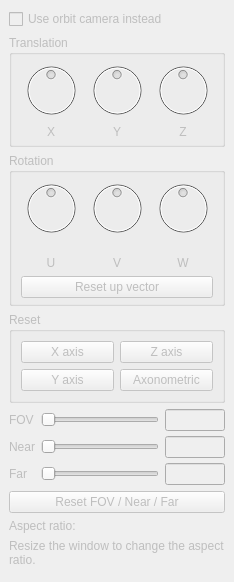
  <widget class="QDockWidget" name="camtransDock">
   <property name="enabled">
    <bool>false</bool>
   </property>
   <property name="windowTitle">
    <string>&amp;Camtrans</string>
   </property>
   <attribute name="dockWidgetArea">
    <number>1</number>
   </attribute>
   <widget class="QWidget" name="camtransDockContents">
    <layout class="QVBoxLayout" name="verticalLayout_10">
     <item>
      <widget class="QCheckBox" name="cameraOrbitCheckbox">
       <property name="text">
        <string>Use orbit camera instead</string>
       </property>
      </widget>
     </item>
     <item>
      <widget class="QGroupBox" name="cameraPosition">
       <property name="title">
        <string>Translation</string>
       </property>
       <layout class="QGridLayout" name="gridLayout">
        <property name="topMargin">
         <number>5</number>
        </property>
        <property name="bottomMargin">
         <number>5</number>
        </property>
        <property name="verticalSpacing">
         <number>5</number>
        </property>
        <item row="1" column="0">
         <widget class="QLabel" name="cameraPositionLabelX">
          <property name="text">
           <string>X</string>
          </property>
          <property name="alignment">
           <set>Qt::AlignCenter</set>
          </property>
         </widget>
        </item>
        <item row="1" column="1">
         <widget class="QLabel" name="cameraPositionLabelY">
          <property name="text">
           <string>Y</string>
          </property>
          <property name="alignment">
           <set>Qt::AlignCenter</set>
          </property>
         </widget>
        </item>
        <item row="1" column="2">
         <widget class="QLabel" name="cameraPositionLabelZ">
          <property name="text">
           <string>Z</string>
          </property>
          <property name="alignment">
           <set>Qt::AlignCenter</set>
          </property>
         </widget>
        </item>
        <item row="0" column="0">
         <widget class="QDial" name="transX">
          <property name="minimumSize">
           <size>
            <width>60</width>
            <height>60</height>
           </size>
          </property>
          <property name="maximumSize">
           <size>
            <width>60</width>
            <height>60</height>
           </size>
          </property>
          <property name="minimum">
           <number>-360</number>
          </property>
          <property name="maximum">
           <number>360</number>
          </property>
          <property name="singleStep">
           <number>10</number>
          </property>
          <property name="pageStep">
           <number>30</number>
          </property>
          <property name="orientation">
           <enum>Qt::Horizontal</enum>
          </property>
          <property name="invertedControls">
           <bool>true</bool>
          </property>
          <property name="wrapping">
           <bool>true</bool>
          </property>
         </widget>
        </item>
        <item row="0" column="1">
         <widget class="QDial" name="transY">
          <property name="minimumSize">
           <size>
            <width>60</width>
            <height>60</height>
           </size>
          </property>
          <property name="maximumSize">
           <size>
            <width>60</width>
            <height>60</height>
           </size>
          </property>
          <property name="minimum">
           <number>-360</number>
          </property>
          <property name="maximum">
           <number>360</number>
          </property>
          <property name="singleStep">
           <number>10</number>
          </property>
          <property name="pageStep">
           <number>30</number>
          </property>
          <property name="orientation">
           <enum>Qt::Horizontal</enum>
          </property>
          <property name="invertedControls">
           <bool>true</bool>
          </property>
          <property name="wrapping">
           <bool>true</bool>
          </property>
         </widget>
        </item>
        <item row="0" column="2">
         <widget class="QDial" name="transZ">
          <property name="minimumSize">
           <size>
            <width>60</width>
            <height>60</height>
           </size>
          </property>
          <property name="maximumSize">
           <size>
            <width>60</width>
            <height>60</height>
           </size>
          </property>
          <property name="minimum">
           <number>-360</number>
          </property>
          <property name="maximum">
           <number>360</number>
          </property>
          <property name="singleStep">
           <number>10</number>
          </property>
          <property name="pageStep">
           <number>30</number>
          </property>
          <property name="orientation">
           <enum>Qt::Horizontal</enum>
          </property>
          <property name="invertedControls">
           <bool>true</bool>
          </property>
          <property name="wrapping">
           <bool>true</bool>
          </property>
         </widget>
        </item>
       </layout>
      </widget>
     </item>
     <item>
      <widget class="QGroupBox" name="cameraRotation">
       <property name="enabled">
        <bool>false</bool>
       </property>
       <property name="title">
        <string>Rotation</string>
       </property>
       <layout class="QVBoxLayout" name="verticalLayout_13">
        <property name="topMargin">
         <number>5</number>
        </property>
        <property name="bottomMargin">
         <number>5</number>
        </property>
        <item>
         <widget class="QWidget" name="cameraRotation_2" native="true">
          <layout class="QGridLayout" name="gridLayout_15">
           <property name="leftMargin">
            <number>0</number>
           </property>
           <property name="topMargin">
            <number>0</number>
           </property>
           <property name="rightMargin">
            <number>0</number>
           </property>
           <property name="bottomMargin">
            <number>0</number>
           </property>
           <property name="verticalSpacing">
            <number>18</number>
           </property>
           <item row="0" column="0">
            <widget class="QDial" name="rotU">
             <property name="minimumSize">
              <size>
               <width>60</width>
               <height>60</height>
              </size>
             </property>
             <property name="maximumSize">
              <size>
               <width>60</width>
               <height>60</height>
              </size>
             </property>
             <property name="minimum">
              <number>-360</number>
             </property>
             <property name="maximum">
              <number>360</number>
             </property>
             <property name="singleStep">
              <number>10</number>
             </property>
             <property name="pageStep">
              <number>30</number>
             </property>
             <property name="orientation">
              <enum>Qt::Horizontal</enum>
             </property>
             <property name="invertedControls">
              <bool>true</bool>
             </property>
             <property name="wrapping">
              <bool>true</bool>
             </property>
            </widget>
           </item>
           <item row="0" column="1">
            <widget class="QDial" name="rotV">
             <property name="minimumSize">
              <size>
               <width>60</width>
               <height>60</height>
              </size>
             </property>
             <property name="maximumSize">
              <size>
               <width>60</width>
               <height>60</height>
              </size>
             </property>
             <property name="minimum">
              <number>-360</number>
             </property>
             <property name="maximum">
              <number>360</number>
             </property>
             <property name="singleStep">
              <number>10</number>
             </property>
             <property name="pageStep">
              <number>30</number>
             </property>
             <property name="orientation">
              <enum>Qt::Horizontal</enum>
             </property>
             <property name="invertedControls">
              <bool>true</bool>
             </property>
             <property name="wrapping">
              <bool>true</bool>
             </property>
            </widget>
           </item>
           <item row="0" column="2">
            <widget class="QDial" name="rotW">
             <property name="minimumSize">
              <size>
               <width>60</width>
               <height>60</height>
              </size>
             </property>
             <property name="maximumSize">
              <size>
               <width>60</width>
               <height>60</height>
              </size>
             </property>
             <property name="minimum">
              <number>-360</number>
             </property>
             <property name="maximum">
              <number>360</number>
             </property>
             <property name="singleStep">
              <number>10</number>
             </property>
             <property name="pageStep">
              <number>30</number>
             </property>
             <property name="orientation">
              <enum>Qt::Horizontal</enum>
             </property>
             <property name="invertedControls">
              <bool>true</bool>
             </property>
             <property name="wrapping">
              <bool>true</bool>
             </property>
            </widget>
           </item>
           <item row="1" column="0">
            <widget class="QLabel" name="cameraRotationLabelYaw">
             <property name="text">
              <string>U</string>
             </property>
             <property name="alignment">
              <set>Qt::AlignCenter</set>
             </property>
            </widget>
           </item>
           <item row="1" column="1">
            <widget class="QLabel" name="cameraRotationLabelPitch">
             <property name="text">
              <string>V</string>
             </property>
             <property name="alignment">
              <set>Qt::AlignCenter</set>
             </property>
            </widget>
           </item>
           <item row="1" column="2">
            <widget class="QLabel" name="cameraRotationLabelRoll">
             <property name="text">
              <string>W</string>
             </property>
             <property name="alignment">
              <set>Qt::AlignCenter</set>
             </property>
            </widget>
           </item>
          </layout>
         </widget>
        </item>
        <item>
         <widget class="QPushButton" name="resetUpVector">
          <property name="text">
           <string>Reset up vector</string>
          </property>
         </widget>
        </item>
       </layout>
      </widget>
     </item>
     <item>
      <widget class="QGroupBox" name="cameraResetAxis">
       <property name="minimumSize">
        <size>
         <width>0</width>
         <height>0</height>
        </size>
       </property>
       <property name="title">
        <string>Reset</string>
       </property>
       <layout class="QGridLayout" name="gridLayout_14">
        <item row="0" column="0">
         <widget class="QPushButton" name="xAxisButton">
          <property name="text">
           <string>X axis</string>
          </property>
         </widget>
        </item>
        <item row="1" column="0">
         <widget class="QPushButton" name="yAxisButton">
          <property name="text">
           <string>Y axis</string>
          </property>
         </widget>
        </item>
        <item row="0" column="1">
         <widget class="QPushButton" name="zAxisButton">
          <property name="text">
           <string>Z axis</string>
          </property>
         </widget>
        </item>
        <item row="1" column="1">
         <widget class="QPushButton" name="axonometricButton">
          <property name="text">
           <string>Axonometric</string>
          </property>
         </widget>
        </item>
       </layout>
      </widget>
     </item>
     <item>
      <widget class="QWidget" name="cameraFrustum" native="true">
       <layout class="QGridLayout" name="gridLayout_5">
        <property name="leftMargin">
         <number>0</number>
        </property>
        <property name="topMargin">
         <number>0</number>
        </property>
        <property name="rightMargin">
         <number>0</number>
        </property>
        <property name="bottomMargin">
         <number>0</number>
        </property>
        <property name="verticalSpacing">
         <number>5</number>
        </property>
        <item row="0" column="0">
         <widget class="QLabel" name="cameraFovLabel">
          <property name="text">
           <string>FOV</string>
          </property>
         </widget>
        </item>
        <item row="0" column="3">
         <widget class="QLineEdit" name="cameraFovTextbox">
          <property name="minimumSize">
           <size>
            <width>60</width>
            <height>0</height>
           </size>
          </property>
          <property name="maximumSize">
           <size>
            <width>60</width>
            <height>16777215</height>
           </size>
          </property>
         </widget>
        </item>
        <item row="0" column="1">
         <widget class="QSlider" name="cameraFovSlider">
          <property name="minimumSize">
           <size>
            <width>100</width>
            <height>0</height>
           </size>
          </property>
          <property name="orientation">
           <enum>Qt::Horizontal</enum>
          </property>
         </widget>
        </item>
        <item row="1" column="0">
         <widget class="QLabel" name="cameraNearLabel">
          <property name="text">
           <string>Near</string>
          </property>
         </widget>
        </item>
        <item row="1" column="3">
         <widget class="QLineEdit" name="cameraNearTextbox">
          <property name="minimumSize">
           <size>
            <width>60</width>
            <height>0</height>
           </size>
          </property>
          <property name="maximumSize">
           <size>
            <width>60</width>
            <height>16777215</height>
           </size>
          </property>
         </widget>
        </item>
        <item row="2" column="0">
         <widget class="QLabel" name="cameraFarLabel">
          <property name="text">
           <string>Far</string>
          </property>
         </widget>
        </item>
        <item row="2" column="3">
         <widget class="QLineEdit" name="cameraFarTextbox">
          <property name="minimumSize">
           <size>
            <width>60</width>
            <height>0</height>
           </size>
          </property>
          <property name="maximumSize">
           <size>
            <width>60</width>
            <height>16777215</height>
           </size>
          </property>
         </widget>
        </item>
        <item row="1" column="1">
         <widget class="QSlider" name="cameraNearSlider">
          <property name="minimumSize">
           <size>
            <width>100</width>
            <height>0</height>
           </size>
          </property>
          <property name="orientation">
           <enum>Qt::Horizontal</enum>
          </property>
         </widget>
        </item>
        <item row="2" column="1">
         <widget class="QSlider" name="cameraFarSlider">
          <property name="minimumSize">
           <size>
            <width>100</width>
            <height>0</height>
           </size>
          </property>
          <property name="orientation">
           <enum>Qt::Horizontal</enum>
          </property>
         </widget>
        </item>
       </layout>
      </widget>
     </item>
     <item>
      <widget class="QPushButton" name="resetSliders">
       <property name="text">
        <string>Reset FOV / Near / Far</string>
       </property>
      </widget>
     </item>
     <item>
      <widget class="QLabel" name="cameraAspectRatio">
       <property name="text">
        <string>Aspect ratio:</string>
       </property>
      </widget>
     </item>
     <item>
      <widget class="QLabel" name="label">
       <property name="enabled">
        <bool>false</bool>
       </property>
       <property name="text">
        <string>Resize the window to change the aspect ratio.</string>
       </property>
       <property name="wordWrap">
        <bool>true</bool>
       </property>
      </widget>
     </item>
     <item>
      <widget class="QWidget" name="cameraDockEmptySpace" native="true">
       <property name="sizePolicy">
        <sizepolicy hsizetype="Preferred" vsizetype="Expanding">
         <horstretch>0</horstretch>
         <verstretch>0</verstretch>
        </sizepolicy>
       </property>
      </widget>
     </item>
    </layout>
   </widget>
  </widget>
